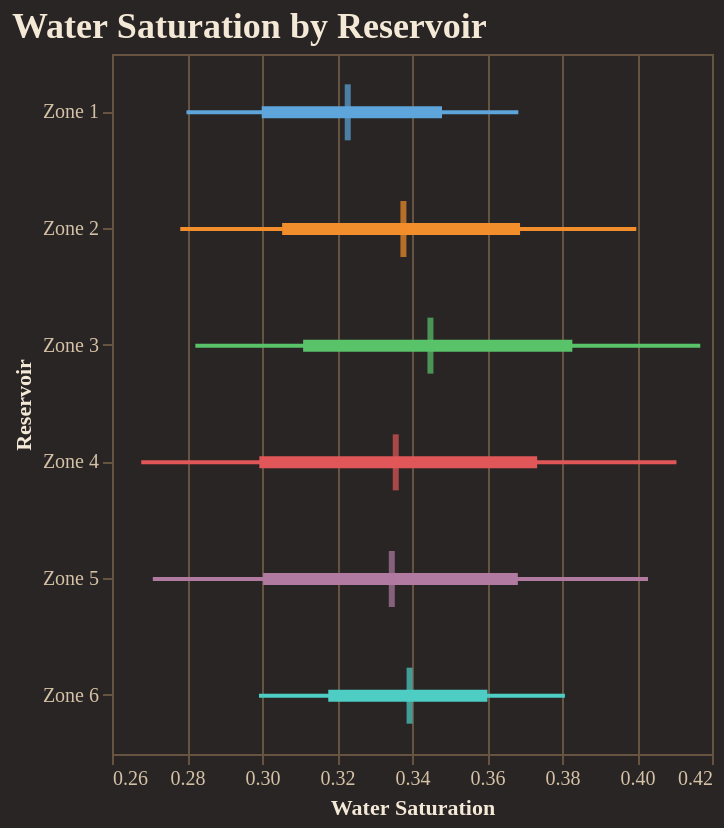

Notebook source saved alongside this figure:
### Code cell
fig = reporter.plotter.forest_plot(
    "Water Saturation", 
    backend=PLOTTING_BACKEND
)
fig.show()

### Figure 1 — Vega-Lite specification as saved in the notebook (floating-point values rounded to 4 significant figures)
{"config": {"background": "#292524", "view": {"fill": "#292524", "stroke": "#665340"}, "title": {"color": "#f4e9d7", "font": "Merriweather", "fontSize": 18, "fontWeight": 600, "subtitleColor": "#d5c2a6", "anchor": "start"}, "axis": {"domainColor": "#665340", "gridColor": "#665340", "tickColor": "#665340", "labelColor": "#d5c2a6", "titleColor": "#f4e9d7", "labelFont": "Merriweather", "titleFont": "Merriweather"}, "legend": {"titleColor": "#f4e9d7", "labelColor": "#d5c2a6", "labelFont": "Merriweather", "titleFont": "Merriweather", "orient": "top-right", "symbolType": "circle"}, "header": {"labelColor": "#d5c2a6", "titleColor": "#f4e9d7", "labelFont": "Merriweather", "titleFont": "Merriweather"}, "mark": {"color": "#c78d3b"}, "line": {"color": "#c78d3b"}, "bar": {"color": "#c78d3b"}, "point": {"color": "#ddb06d"}, "area": {"color": "#c78d3b", "opacity": 0.35}, "text": {"color": "#f4e9d7", "font": "Merriweather"}, "range": {"category": ["#5DA5DA", "#F28E2B", "#59C36A", "#E15759", "#B07AA1", "#4ECDC4", "#FF9DA7", "#EDC948"]}}, "layer": [{"mark": {"type": "rule", "strokeWidth": 2}, "encoding": {"color": {"field": "group", "legend": null, "type": "nominal"}, "x": {"field": "p10", "scale": {"zero": false}, "title": "Water Saturation", "type": "quantitative"}, "x2": {"field": "p90"}, "y": {"field": "group", "sort": ["Zone 1", "Zone 2", "Zone 3", "Zone 4", "Zone 5", "Zone 6"], "title": "Reservoir", "type": "nominal"}}}, {"mark": {"type": "rule", "strokeWidth": 6}, "encoding": {"color": {"field": "group", "legend": null, "type": "nominal"}, "x": {"field": "p25", "scale": {"zero": false}, "title": "Water Saturation", "type": "quantitative"}, "x2": {"field": "p75"}, "y": {"field": "group", "sort": ["Zone 1", "Zone 2", "Zone 3", "Zone 4", "Zone 5", "Zone 6"], "title": "Reservoir", "type": "nominal"}}}, {"mark": {"type": "tick", "color": "black", "size": 28, "thickness": 3}, "encoding": {"color": {"field": "group", "legend": null, "type": "nominal"}, "tooltip": [{"field": "group", "title": "Group", "type": "nominal"}, {"field": "p10", "title": "P10", "type": "quantitative"}, {"field": "p25", "title": "P25", "type": "quantitative"}, {"field": "median", "title": "Median", "type": "quantitative"}, {"field": "p75", "title": "P75", "type": "quantitative"}, {"field": "p90", "title": "P90", "type": "quantitative"}], "x": {"field": "median", "scale": {"zero": false}, "title": "Water Saturation", "type": "quantitative"}, "y": {"field": "group", "sort": ["Zone 1", "Zone 2", "Zone 3", "Zone 4", "Zone 5", "Zone 6"], "title": "Reservoir", "type": "nominal"}}}], "data": {"name": "data-ad397f3c1d8f5555800812862f5c31c8"}, "height": 350, "title": "Water Saturation by Reservoir", "width": "container", "$schema": "https://vega.github.io/schema/vega-lite/v5.20.1.json", "datasets": {"data-ad397f3c1d8f5555800812862f5c31c8": [{"group": "Zone 1", "p10": 0.2799, "p25": 0.2999, "median": 0.3229, "p75": 0.348, "p90": 0.3684}, {"group": "Zone 2", "p10": 0.2782, "p25": 0.3054, "median": 0.3377, "p75": 0.3688, "p90": 0.3998}, {"group": "Zone 3", "p10": 0.2822, "p25": 0.311, "median": 0.3449, "p75": 0.3828, "p90": 0.4169}, {"group": "Zone 4", "p10": 0.2678, "p25": 0.2993, "median": 0.3357, "p75": 0.3734, "p90": 0.4105}, {"group": "Zone 5", "p10": 0.2709, "p25": 0.3003, "median": 0.3346, "p75": 0.3682, "p90": 0.4029}, {"group": "Zone 6", "p10": 0.2992, "p25": 0.3177, "median": 0.3394, "p75": 0.3601, "p90": 0.3808}]}}
